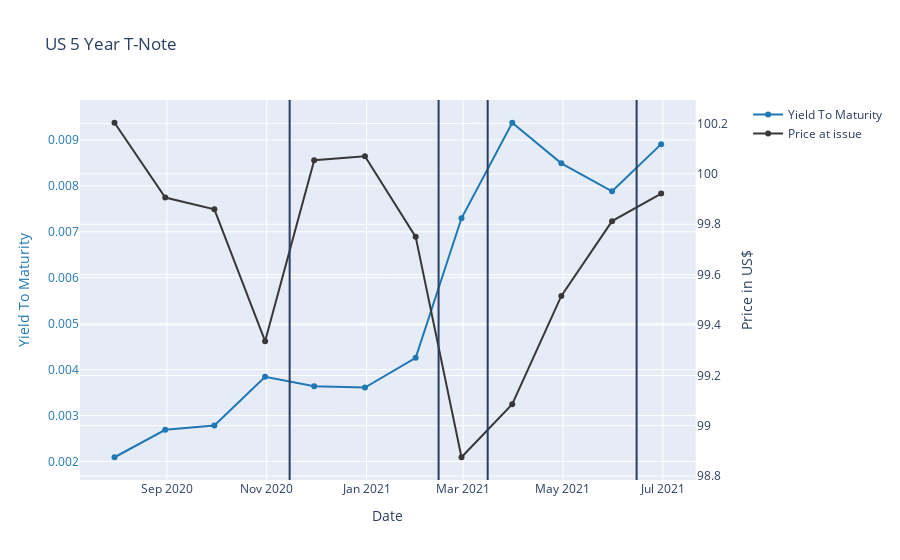

The cell this chart's notebook holds for it:
### Code cell
fig = make_subplots(specs=[[{"secondary_y": True}]])  # Create figure with secondary y-axis

# Create vertical lines when Coupon rates change
c_changed_date, shapes = [], []
for i in range(len(ytm_df)-1):
    if ytm_df.iloc[i]["C"] - ytm_df.iloc[i+1]["C"] != 0:
        sdate = datetime.strptime(ytm_df.iloc[i]["ID"], '%Y-%m-%d')
        edate = datetime.strptime(ytm_df.iloc[i+1]["ID"], '%Y-%m-%d')
        delta = edate - sdate
        inter_dates = [sdate + timedelta(days=i) for i in range(delta.days + 1)]
        c_changed_date.append(inter_dates[int(statistics.median(
            range(1, len(inter_dates))))].strftime('%Y-%m-%d'))
for i in c_changed_date:
    shapes.append({'type': 'line', 'xref': 'x', 'yref': 'paper',
                   'x0': i, 'y0': 0, 'x1': i, 'y1': 1})
fig.update_layout(shapes=shapes,)

# Add traces
fig.add_trace(go.Scatter(x=ytm_df["ID"], y=ytm_df["YTM"],
                         name="Yield To Maturity", line_color="#1f77b4"),
              secondary_y=False,)
fig.add_trace(go.Scatter(x=ytm_df["ID"], y=ytm_df["Price at issue"],
                         name="Price at issue", line_color="#383838"),
              secondary_y=True,)

# Set y-axes titles
fig.update_yaxes(title_text="Yield To Maturity", secondary_y=False)
fig.update_yaxes(title_text="Price in US$", secondary_y=True)

fig.update_layout(title_text="US 5 Year T-Note",
                  yaxis=dict(titlefont=dict(color="#1f77b4"),
                             tickfont=dict(color="#1f77b4")),)
fig.update_xaxes(title_text="Date")  # Set x-axis title

fig.show()

### Figure 1 — Plotly figure (JSON) as saved in the notebook; plotly's stock layout.template omitted (floating-point values rounded to 4 significant figures)
{"data": [{"line": {"color": "#1f77b4"}, "name": "Yield To Maturity", "type": "scatter", "x": ["2020-07-31", "2020-08-31", "2020-09-30", "2020-10-31", "2020-11-30", "2020-12-31", "2021-01-31", "2021-02-28", "2021-03-31", "2021-04-30", "2021-05-31", "2021-06-30"], "xaxis": "x", "y": [0.002091, 0.002689, 0.002783, 0.003842, 0.00364, 0.003608, 0.004256, 0.007295, 0.009376, 0.008492, 0.007883, 0.00891], "yaxis": "y"}, {"line": {"color": "#383838"}, "name": "Price at issue", "type": "scatter", "x": ["2020-07-31", "2020-08-31", "2020-09-30", "2020-10-31", "2020-11-30", "2020-12-31", "2021-01-31", "2021-02-28", "2021-03-31", "2021-04-30", "2021-05-31", "2021-06-30"], "xaxis": "x", "y": [100.2, 99.91, 99.86, 99.34, 100.1, 100.1, 99.75, 98.88, 99.09, 99.52, 99.81, 99.92], "yaxis": "y2"}], "layout": {"autosize": true, "shapes": [{"type": "line", "x0": "2020-11-15", "x1": "2020-11-15", "xref": "x", "y0": 0, "y1": 1, "yref": "paper"}, {"type": "line", "x0": "2021-02-14", "x1": "2021-02-14", "xref": "x", "y0": 0, "y1": 1, "yref": "paper"}, {"type": "line", "x0": "2021-03-16", "x1": "2021-03-16", "xref": "x", "y0": 0, "y1": 1, "yref": "paper"}, {"type": "line", "x0": "2021-06-15", "x1": "2021-06-15", "xref": "x", "y0": 0, "y1": 1, "yref": "paper"}], "title": {"text": "US 5 Year T-Note"}, "xaxis": {"anchor": "y", "autorange": true, "domain": [0, 0.94], "range": ["2020-07-10 22:56:33.3669", "2021-07-20 01:03:26.6331"], "title": {"text": "Date"}, "type": "date"}, "yaxis": {"anchor": "x", "autorange": true, "domain": [0, 1], "range": [0.001558, 0.009909], "tickfont": {"color": "#1f77b4"}, "title": {"font": {"color": "#1f77b4"}, "text": "Yield To Maturity"}, "type": "linear"}, "yaxis2": {"anchor": "x", "autorange": true, "overlaying": "y", "range": [98.78, 100.3], "side": "right", "title": {"text": "Price in US$"}, "type": "linear"}}}
